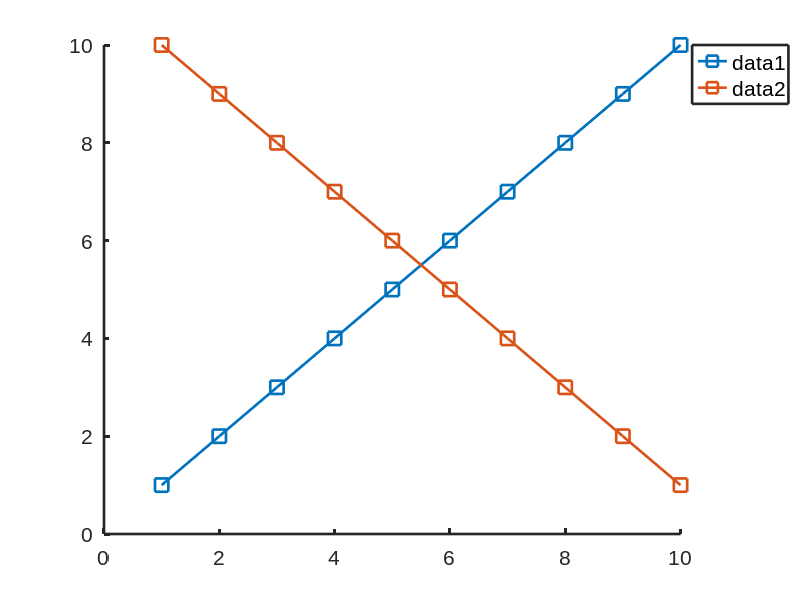

MATLAB code to generate this figure: (Note: this script raises an error after producing the figure.)
clear;
close all;
clc;

prevFontName = get(0,'defaultAxesFontName');
set(0,'defaultAxesFontName','Arial');
resolutionScaling = 96/get(0,'ScreenPixelsPerInch');
fontSize = 16*resolutionScaling;
lineWidth = 2*resolutionScaling;
markerSize = 10*resolutionScaling;

hold on
p = plot(1:10,[1:10;10:-1:1],'s-','LineWidth',lineWidth,'MarkerSize',markerSize);
set(gca,'Fontsize',fontSize,'LineWidth',lineWidth)
l = legend(p,{'data1','data2'},'Location','NorthEastOutside','Orientation','Vertical','Fontsize',fontSize,'Box','on','LineWidth',lineWidth);
% l = legend(p,{'data1','data2'},'Location','SouthWestOutside','Orientation','Vertical','Fontsize',fontSize,'Box','on','LineWidth',lineWidth);
plot2svg('legend.svg')
saveas(gca,'legend_saveas.svg')

set(0,'defaultAxesFontName',prevFontName);
